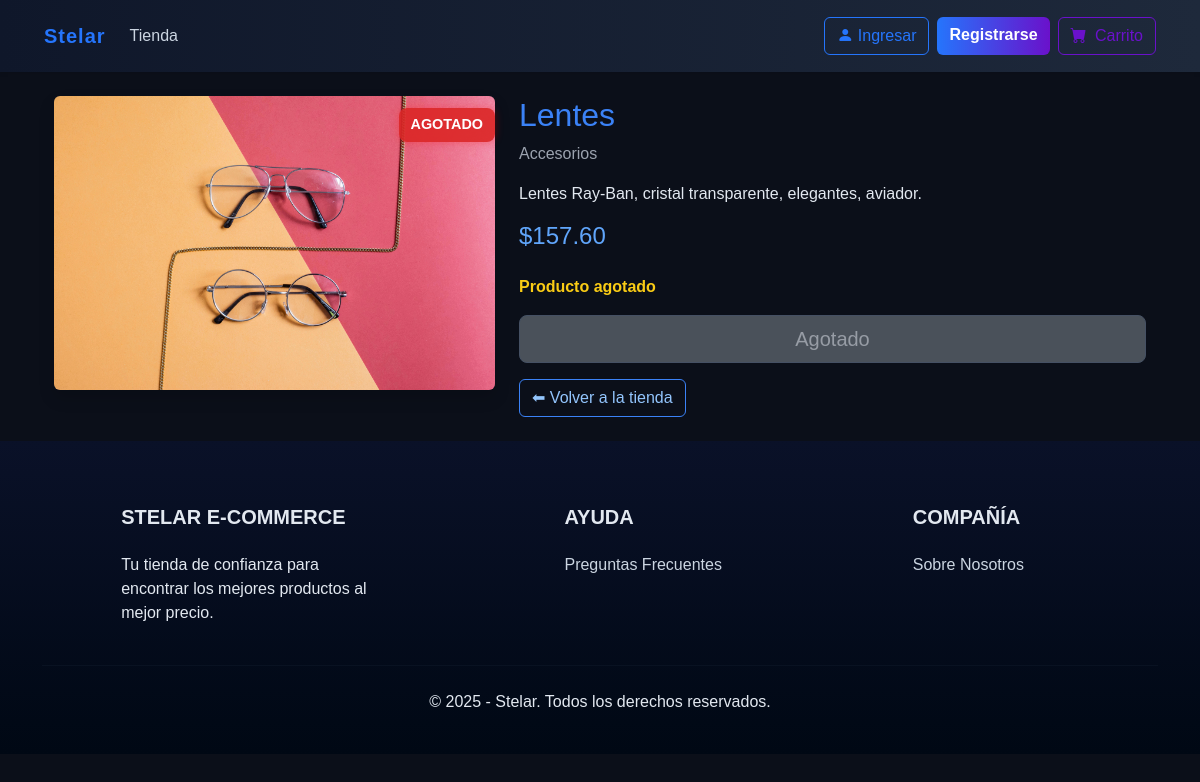
The page /product/8/ on the database its author committed.
### store/models.py (models this page shows, shortened)
class Product(models.Model):
    name = models.CharField(max_length=60)
    price = models.DecimalField(max_digits=10, decimal_places=2, default=0.00)
    category = models.ForeignKey(Category, on_delete=models.CASCADE, default=1)
    description = models.CharField(max_length=250, default='', blank=True, null=True)
    image = models.ImageField(upload_to='uploads/products/', blank=True, null=True)
    stock = models.PositiveIntegerField(default=10)   # 🆕 NUEVO CAMPO: control de inventario

class Category(models.Model):
    name = models.CharField(max_length=50)

### store/views/product_detail.py (the view)
# urls.py: path('product/<int:product_id>/', product_detail, name='product_detail'),
def product_detail(request, product_id):
    product = get_object_or_404(Product, id=product_id)
    return render(request, 'product_detail.html', {'product': product})

### store/templates/product_detail.html (shortened to what this page needs)
{% extends 'base.html' %}
{% block content %}
<div class="container mt-4 text-light">
  <div class="row">
    <div class="col-md-5 position-relative">
      <img src="{{ product.image.url }}" alt="{{ product.name }}" class="img-fluid rounded shadow">
      {% if product.stock == 0 %}
      <div class="sold-out-badge">AGOTADO</div>
      {% endif %}
    </div>
    <div class="col-md-7">
      <h2 class="text-primary">{{ product.name }}</h2>
      <p class="text-muted">{{ product.category.name }}</p>
      <p>{{ product.description }}</p>
      <h4 class="text-info mb-4">${{ product.price }}</h4>
      {% if product.stock > 0 %}
        <form action="{% url 'cart-action' %}" method="POST">
          {% csrf_token %}
          <input type="hidden" name="product" value="{{ product.id }}">
          <button type="submit" class="btn btn-primary btn-lg w-100 shadow-sm border-0">
            🛒 Agregar al carrito
          </button>
        </form>
        <p class="mt-2 text-success fw-semibold">En stock: {{ product.stock }}</p>
      {% else %}
        <p class="text-warning fw-semibold">Producto agotado</p>
        <button class="btn btn-secondary btn-lg w-100" disabled>Agotado</button>
      {% endif %}
      <a href="{% url 'store' %}" class="btn btn-outline-light mt-3">⬅ Volver a la tienda</a>
    </div>
  </div>
</div>
{% endblock %}

### store/static/store/css/style.css (style rules this page uses)
body { font-family: Arial, sans-serif; margin: 0; padding: 0; background-color: #f4f4f4; color: #333; }
a { text-decoration: none; color: inherit; }

### store/templates/base.html (style rules this page uses)
:root { --color-fondo: #0d1b2a; --color-primario: #2575fc; --color-secundario: #6a11cb; --color-texto: #e0e0e0; --color-nav: #1b263b; --color-footer: #0a1128; --color-boton-hover: #1d4ed8; }
body { background-color: var(--color-fondo); color: var(--color-texto); }
body, p, span, label, th, td, h1, h2, h3, h4, h5, h6 { color: #e2e8f0 !important; }
::placeholder { color: #9ca3af !important; }
.btn-outline-secondary, .btn-secondary { color: #e2e8f0 !important; border-color: #64748b !important; }

### store/templates/product_detail.html (style rules this page uses)
body { background-color: #0b0f19; color: #e5e7eb; }
img.img-fluid { border-radius: 12px; box-shadow: 0 0 20px rgba(59, 130, 246, 0.2); background-color: #111827; }
.sold-out-badge { position: absolute; top: 12px; right: 12px; background-color: rgba(220, 38, 38, 0.9); color: #fff; font-weight: bold; font-size: 0.9rem; padding: 6px 12px; border-radius: 8px; text-transform: uppercase; z-index: 10; box-shadow: 0 0 8px rgba(255, 0, 0, 0.3); }
.btn-outline-light { border: 1px solid #3b82f6; color: #93c5fd; transition: 0.3s; }
.btn-secondary { background-color: #374151; color: #9ca3af; }
.text-primary { color: #3b82f6 !important; }
.text-info { color: #60a5fa !important; }
.text-muted { color: #9ca3af !important; }
.text-warning { color: #facc15 !important; }

### rows shown on the page
Product: image (picture), name "Lentes", category.name "Accesorios", description "Lentes Ray-Ban, cristal transparente, elegantes, aviador.", price "157.60"
